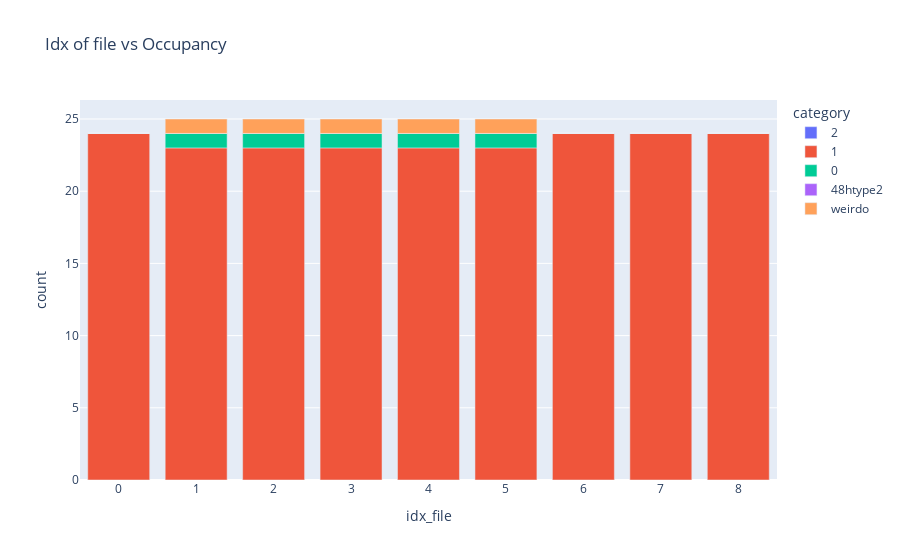

Notebook cell for this chart:
### Code cell
tuple_metainfo = ReadStructure.Metainfo.get_tuple_metainfo(coor_ref_structure_48n24_expanded, litype, el = "Li")
coor_48htype1_metainfo = ReadStructure.Metainfo.get_coor_48htype1_metainfo(coor_ref_structure_48n24_expanded, el = 'Li')

df_mapping_metainfo_sorted = df_mapping_metainfo.sort_values("toten [eV]", ascending=True).reset_index()

idx_coor_cage_order = {0: np.array([0.97111, 0.25   , 0.25   ]), 3: np.array([0.02889, 0.75   , 0.25   ]),
                       1: np.array([0.02889, 0.25   , 0.75   ]), 2: np.array([0.97111, 0.75   , 0.75   ])}

coor_24g_array = np.array([item['coor'] for sublist in tuple_metainfo.values() for item in sublist if item['type'] == '24g'])
centroids, labels = Operation.KMeans.kmeans_cluster_atoms(coor_24g_array, amount_clusters = 4)
Operation.KMeans.create_POSCAR_atoms_centroids_appended(coor_24g_array, centroids, direc_restructure_destination, lattice_constant, filename = "POSCAR_24g_centroids4")

idx_cage_coor_24g = ReadStructure.Metainfo.get_idx_cage_coor_24g(coor_24g_array, labels, idx_coor_cage_order, amount_clusters = 4)
tuple_cage_metainfo = ReadStructure.Metainfo.get_tuple_cage_metainfo(tuple_metainfo, idx_cage_coor_24g)


category_labels_occupancy = {
    '2': '2',
    '1': '1',
    '0': '0',
    '48htype1': '48htype2',
    'weirdo': 'weirdo'
    # ... add more as needed
}

Movement.Occupancy.get_occupancy(df_mapping_metainfo_sorted, coor_ref_structure_48n24_expanded, tuple_cage_metainfo, el = "Li")
df_occupancy = Plot.Movement.Occupancy.plot_occupancy(df_mapping_metainfo_sorted, category_labels_occupancy)

### Figure 1 — Plotly figure (JSON) as saved in the notebook; plotly's stock layout.template omitted (floating-point values rounded to 4 significant figures)
{"data": [{"alignmentgroup": "True", "hovertemplate": "category=2<br>idx_file=%{x}<br>count=%{y}<extra></extra>", "legendgroup": "2", "marker": {"color": "#636efa", "pattern": {"shape": ""}}, "name": "2", "offsetgroup": "2", "orientation": "v", "showlegend": true, "textposition": "auto", "type": "bar", "x": [0, 1, 2, 3, 4, 5, 6, 7, 8], "xaxis": "x", "y": [0, 0, 0, 0, 0, 0, 0, 0, 0], "yaxis": "y"}, {"alignmentgroup": "True", "hovertemplate": "category=1<br>idx_file=%{x}<br>count=%{y}<extra></extra>", "legendgroup": "1", "marker": {"color": "#EF553B", "pattern": {"shape": ""}}, "name": "1", "offsetgroup": "1", "orientation": "v", "showlegend": true, "textposition": "auto", "type": "bar", "x": [0, 1, 2, 3, 4, 5, 6, 7, 8], "xaxis": "x", "y": [24, 23, 23, 23, 23, 23, 24, 24, 24], "yaxis": "y"}, {"alignmentgroup": "True", "hovertemplate": "category=0<br>idx_file=%{x}<br>count=%{y}<extra></extra>", "legendgroup": "0", "marker": {"color": "#00cc96", "pattern": {"shape": ""}}, "name": "0", "offsetgroup": "0", "orientation": "v", "showlegend": true, "textposition": "auto", "type": "bar", "x": [0, 1, 2, 3, 4, 5, 6, 7, 8], "xaxis": "x", "y": [0, 1, 1, 1, 1, 1, 0, 0, 0], "yaxis": "y"}, {"alignmentgroup": "True", "hovertemplate": "category=48htype2<br>idx_file=%{x}<br>count=%{y}<extra></extra>", "legendgroup": "48htype2", "marker": {"color": "#ab63fa", "pattern": {"shape": ""}}, "name": "48htype2", "offsetgroup": "48htype2", "orientation": "v", "showlegend": true, "textposition": "auto", "type": "bar", "x": [0, 1, 2, 3, 4, 5, 6, 7, 8], "xaxis": "x", "y": [0, 0, 0, 0, 0, 0, 0, 0, 0], "yaxis": "y"}, {"alignmentgroup": "True", "hovertemplate": "category=weirdo<br>idx_file=%{x}<br>count=%{y}<extra></extra>", "legendgroup": "weirdo", "marker": {"color": "#FFA15A", "pattern": {"shape": ""}}, "name": "weirdo", "offsetgroup": "weirdo", "orientation": "v", "showlegend": true, "textposition": "auto", "type": "bar", "x": [0, 1, 2, 3, 4, 5, 6, 7, 8], "xaxis": "x", "y": [0, 1, 1, 1, 1, 1, 0, 0, 0], "yaxis": "y"}], "layout": {"barmode": "relative", "legend": {"title": {"text": "category"}, "tracegroupgap": 0}, "title": {"text": "Idx of file vs Occupancy"}, "xaxis": {"anchor": "y", "domain": [0, 1], "title": {"text": "idx_file"}}, "yaxis": {"anchor": "x", "domain": [0, 1], "title": {"text": "count"}}}}
